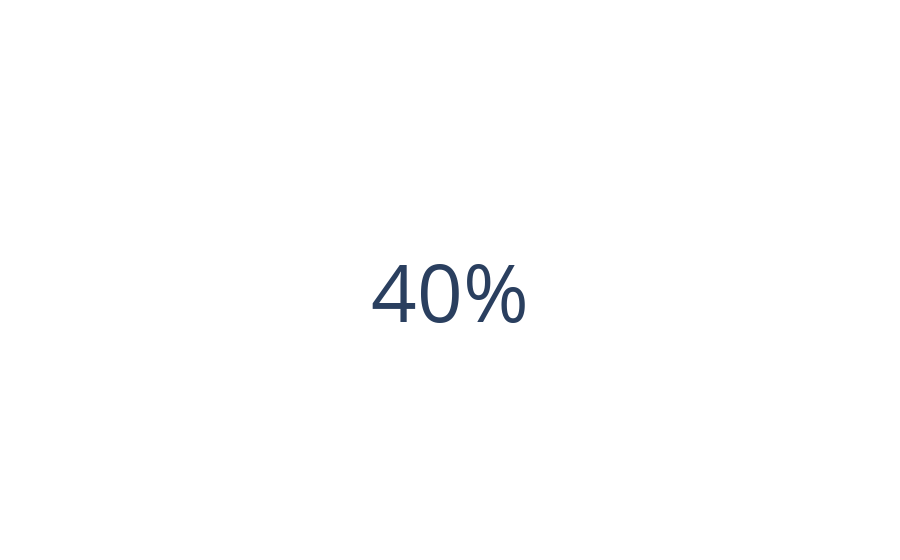

The code cell stored with this chart in its notebook:
### Markdown cell above
# Criando uma baseline

### Code cell
df_pipeline = df.copy()


preprocessor = ColumnTransformer(
    transformers=[
        ('category', OneHotEncoder(), ['workclass', 'education', 'marital_status', 'occupation', 'relationship', 'race', 'sex', 'native_country'])
    ],
    remainder='passthrough'
)


pipeline_baseline = Pipeline(steps=[
    ('preprocessing', preprocessor),
    ('logistic_regression', LogisticRegression(max_iter=300))
])


stratKfold = StratifiedKFold(n_splits=3, shuffle=True, random_state=seed)
score = cross_val_score(estimator=pipeline_baseline, X=df_pipeline.drop(['salary'], axis=1), y=df_pipeline['salary'], cv=stratKfold, scoring='f1')

card_score(np.mean(score))

### Figure 1 — Plotly figure (JSON) as saved in the notebook; plotly's stock layout.template omitted (floating-point values rounded to 4 significant figures)
{"data": [{"mode": "number", "number": {"suffix": "%"}, "type": "indicator", "value": 39.96}], "layout": {}}
